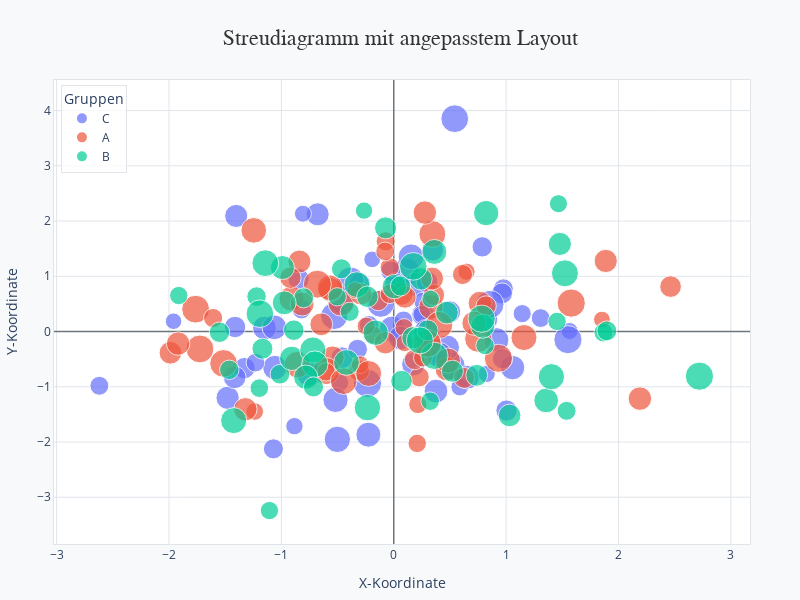

Notebook code cell kept with this figure:
### Markdown cell above
**Erklärung:**
- Mit `legend` im `update_layout` kannst du die Legende anpassen
- `orientation="h"` ändert die Ausrichtung auf horizontal
- `y` und `x` legen die Position der Legende fest (0 bis 1)
- `yanchor` und `xanchor` bestimmen den Referenzpunkt der Legende
- Weitere Optionen steuern die Hintergrundfarbe, den Rand und die Schriftart

### Beispiel 2: Umfassende Layout-Anpassung

### Code cell
# Daten erstellen
np.random.seed(42)
n = 200
df = pd.DataFrame({
    'x': np.random.normal(0, 1, n),
    'y': np.random.normal(0, 1, n),
    'Größe': np.random.uniform(5, 15, n),
    'Gruppe': np.random.choice(['A', 'B', 'C'], n)
})

# Streudiagramm mit umfassender Layout-Anpassung
fig = px.scatter(
    df, 
    x='x', 
    y='y', 
    color='Gruppe',
    size='Größe',
    title='Streudiagramm mit umfassender Layout-Anpassung'
)

# Umfassende Layout-Anpassung
fig.update_layout(
    # Größe und Ränder
    width=800,
    height=600,
    margin=dict(l=50, r=50, t=80, b=50),
    
    # Hintergrund und Farben
    paper_bgcolor='#F8F9FA',  # Hintergrundfarbe der gesamten Figur
    plot_bgcolor='#FFFFFF',   # Hintergrundfarbe des Plotbereichs
    
    # Titel
    title=dict(
        text="Streudiagramm mit angepasstem Layout",
        font=dict(family="Arial, sans-serif", size=22, color="#333333"),
        x=0.5,
        y=0.95
    ),
    
    # Achsen
    xaxis=dict(
        title="X-Koordinate",
        showgrid=True,
        gridcolor='#E1E5EA',
        zeroline=True,
        zerolinecolor='#6C757D',
        zerolinewidth=1.5
    ),
    yaxis=dict(
        title="Y-Koordinate",
        showgrid=True,
        gridcolor='#E1E5EA',
        zeroline=True,
        zerolinecolor='#6C757D',
        zerolinewidth=1.5
    ),
    
    # Legende
    legend=dict(
        title="Gruppen",
        bgcolor='rgba(255,255,255,0.8)',
        bordercolor='#E1E5EA',
        borderwidth=1,
        x=0.01,
        y=0.99,
        xanchor='left',
        yanchor='top'
    ),
    
    # Hover-Modus
    hovermode='closest'
)

# Umrandung des Plotbereichs
fig.update_xaxes(showline=True, linewidth=1, linecolor='#E1E5EA', mirror=True)
fig.update_yaxes(showline=True, linewidth=1, linecolor='#E1E5EA', mirror=True)

fig.show()

### Figure 1 — Plotly figure (JSON) as saved in the notebook; plotly's stock layout.template omitted (floating-point values rounded to 4 significant figures)
{"data": [{"hovertemplate": "Gruppe=C<br>x=%{x}<br>y=%{y}<br>Größe=%{marker.size}<extra></extra>", "legendgroup": "C", "marker": {"color": "#636efa", "size": [9.148, 15.0, 14.45, 13.5, 8.582, 11.72, 13.52, 10.52, 10.61, 12.55, 11.2, 5.145, 8.506, 10.9, 14.04, 8.483, 10.14, 8.965, 11.22, 14.27, 9.921, 7.401, 5.759, 8.457, 5.409, 6.689, 6.77, 7.063, 11.9, 5.393, 12.99, 11.28, 13.74, 14.21, 7.769, 8.705, 9.845, 9.625, 10.32, 6.072, 7.425, 5.201, 6.198, 9.984, 5.869, 11.46, 14.87, 7.372, 6.018, 6.529, 6.607, 6.12, 8.979, 13.17, 11.69, 10.57, 7.8, 6.87, 8.237, 9.254, 10.08, 11.11, 5.518, 8.366, 7.546, 8.489, 14.65, 6.812, 5.665, 12.41, 10.74], "sizemode": "area", "sizeref": 0.03749, "symbol": "circle"}, "mode": "markers", "name": "C", "orientation": "v", "showlegend": true, "type": "scatter", "x": [0.4967, -0.2341, 0.5426, -0.4634, -1.412, -0.2258, 0.1109, -1.151, 0.3757, -0.0135, -1.058, -1.96, -1.328, 0.1969, -0.1156, -0.3011, -1.479, -0.4606, 1.057, -0.3851, -0.6769, 0.9755, -0.4792, 1.004, 1.565, -2.62, 0.08705, -0.2197, -0.5183, -0.8085, -0.5018, 0.9154, -0.5298, 0.5133, 0.9686, 0.2961, 0.2611, -1.415, 0.1746, 0.2576, -0.02651, -0.1924, 1.143, -1.402, 0.5869, -1.062, 1.55, -0.3221, 0.8135, -1.231, 1.307, 0.2505, 0.3464, 0.2931, 0.4738, 0.6566, 0.7871, -0.8207, 0.9634, 0.4128, 0.8221, -0.7537, 0.8272, 0.013, -1.071, -0.8468, 0.8564, 0.3853, -0.8839, 0.1537, 0.05821], "xaxis": "x", "y": [0.3578, -0.9378, 3.853, 0.5709, 0.08187, -1.867, 1.089, 0.06428, -1.078, 0.04557, -0.6516, 0.1865, -0.6618, 0.8524, 0.505, 0.8658, -1.2, -0.4749, -0.6533, 0.9179, 2.122, 0.7746, -0.9269, -1.43, 0.01023, -0.9815, 0.1991, 0.1135, -1.238, 2.133, -1.952, -0.1518, 0.281, -0.6227, -0.493, 0.8996, 0.3073, -0.829, -0.5916, 0.5471, 1.099, 1.305, 0.3242, 2.092, -1.006, 0.0758, -0.1471, -0.3214, 0.4129, -0.5637, 0.2437, 0.3109, 1.475, -0.01902, -0.2887, -0.8272, 1.533, 0.4017, 0.6901, -0.4012, 0.2241, -0.773, -0.7673, 0.8723, -2.124, 0.9504, 0.4919, -0.4692, -1.713, 1.354, -0.1145], "yaxis": "y"}, {"hovertemplate": "Gruppe=A<br>x=%{x}<br>y=%{y}<br>Größe=%{marker.size}<extra></extra>", "legendgroup": "A", "marker": {"color": "#EF553B", "size": [7.734, 5.564, 14.97, 10.55, 12.69, 14.54, 11.06, 11.72, 10.2, 10.2, 13.77, 9.035, 6.34, 5.288, 6.364, 13.62, 14.5, 7.582, 14.8, 9.926, 8.288, 11.33, 6.289, 6.819, 9.74, 6.923, 7.786, 5.887, 6.206, 9.608, 8.643, 5.611, 5.367, 13.95, 10.12, 9.474, 10.33, 8.773, 7.114, 13.91, 11.79, 10.37, 12.45, 9.317, 10.71, 8.561, 7.46, 6.866, 7.851, 6.734, 5.802, 10.25, 14.82, 14.69, 12.69, 6.148, 10.81, 6.544, 9.811, 10.33, 8.224, 13.1, 11.82, 12.6, 10.96, 14.3, 13.31, 6.243, 12.31], "sizemode": "area", "sizeref": 0.03749, "symbol": "circle"}, "mode": "markers", "name": "A", "orientation": "v", "showlegend": true, "type": "scatter", "x": [-0.1383, 0.6477, 1.579, 0.7674, -0.4695, -1.725, -0.5623, 0.3142, 0.06753, -0.5444, -0.6006, -0.2917, -0.6017, 1.852, 0.2089, 0.3436, -1.763, 0.6117, 0.9313, -0.8392, -0.3092, 0.3313, -0.1857, -0.07201, -0.6451, -0.03583, 0.8219, -0.299, 0.09176, -1.988, 0.3571, 0.09708, -0.3427, 0.4041, 1.886, -0.07445, -1.919, 2.463, -0.03471, 0.7519, -0.9094, 2.19, -0.5663, 0.09965, 0.4736, -0.9194, 0.2275, -1.607, 0.1846, 0.2599, -1.237, -1.32, 0.297, -0.68, 1.159, -0.2454, -0.8158, -0.0771, 0.3412, 0.2767, 0.6257, -0.8572, 0.4825, -0.2235, 0.714, -1.515, -0.4465, 0.2141, -1.246], "xaxis": "x", "y": [0.5608, 1.083, 0.515, 0.5138, 0.515, -0.3153, 0.759, -0.2368, 0.6863, -0.4719, -0.7153, 0.6796, -0.7304, 0.2165, -2.025, 1.765, 0.405, 1.032, -0.4842, 1.267, -0.7077, 0.4438, -0.05953, 1.632, 0.1307, 1.163, 0.4621, -0.6002, 0.0698, -0.3853, 0.6621, -0.2081, 0.7473, 0.1173, 1.278, -0.2022, -0.2177, 0.8135, 0.682, -0.1301, 0.5952, -1.214, 0.7917, 0.6241, -0.6772, 0.9751, -0.8222, 0.245, -0.5069, -0.471, -1.448, -1.407, -0.2134, 0.8577, -0.1088, 0.09768, 0.498, 1.451, 0.9593, 2.153, -0.8397, -0.5994, -0.5258, -0.7591, 0.1504, -0.5769, -0.8984, -1.32, 1.831], "yaxis": "y"}, {"hovertemplate": "Gruppe=B<br>x=%{x}<br>y=%{y}<br>Größe=%{marker.size}<extra></extra>", "legendgroup": "B", "marker": {"color": "#00cc96", "size": [13.65, 13.13, 7.473, 9.505, 6.292, 7.286, 11.18, 6.136, 12.72, 12.04, 7.13, 8.922, 9.375, 12.84, 6.471, 9.591, 6.28, 6.519, 6.388, 11.41, 13.97, 11.68, 6.723, 10.03, 5.818, 13.06, 12.48, 6.845, 7.093, 11.18, 8.689, 12.47, 7.524, 12.13, 7.692, 8.221, 8.275, 10.94, 12.89, 10.87, 6.276, 7.838, 8.631, 11.06, 13.97, 9.104, 13.66, 7.579, 6.709, 14.29, 10.72, 7.424, 7.886, 6.344, 5.634, 14.9, 9.716, 9.118, 14.38, 13.42], "sizemode": "area", "sizeref": 0.03749, "symbol": "circle"}, "mode": "markers", "name": "B", "orientation": "v", "showlegend": true, "type": "scatter", "x": [1.523, -0.2342, -0.4657, 0.242, -1.913, -1.013, -0.908, 1.466, -1.425, 0.8225, -1.221, 0.7385, 0.1714, -0.7198, 0.3241, 1.031, -1.106, -1.196, 0.8125, 1.356, 0.3616, 0.3614, 1.538, 1.478, 0.3288, -0.7021, -0.3277, -0.3921, -1.464, 0.005113, -0.2346, -0.4206, -0.8023, -0.1613, 0.06023, 0.3015, -1.169, 0.791, 1.403, -0.9905, -0.5035, -1.551, 0.06856, -0.7833, 0.7818, 0.5219, 0.2323, -0.7144, 1.866, -1.191, -0.9747, 1.897, -0.8895, 1.454, -0.2647, 2.72, 0.4732, -0.07283, 0.1732, -1.143], "xaxis": "x", "y": [1.054, -1.378, 1.136, 0.954, 0.6514, -0.7728, -0.4854, 2.315, -1.613, 2.144, 0.6339, -0.7925, -0.1147, -0.3345, -1.261, -1.519, -3.241, -1.024, -0.2526, -1.248, -0.44, 1.441, -1.436, 1.586, 0.5883, -0.5894, 0.8496, 0.357, -0.6929, 0.8129, 0.6296, -0.5602, 0.6104, -0.0209, 0.8254, 0.021, -0.3103, 0.097, -0.8182, 1.158, 0.6283, -0.01225, -0.8973, -0.8255, 0.232, -0.7184, -0.1599, -1.003, -0.01851, 0.3227, 0.5193, 0.01259, 0.02451, 0.1833, 2.19, -0.8083, 0.3418, 1.876, 1.179, 1.238], "yaxis": "y"}], "layout": {"height": 600, "hovermode": "closest", "legend": {"bgcolor": "rgba(255,255,255,0.8)", "bordercolor": "#E1E5EA", "borderwidth": 1, "itemsizing": "constant", "title": {"text": "Gruppen"}, "tracegroupgap": 0, "x": 0.01, "xanchor": "left", "y": 0.99, "yanchor": "top"}, "margin": {"b": 50, "l": 50, "r": 50, "t": 80}, "paper_bgcolor": "#F8F9FA", "plot_bgcolor": "#FFFFFF", "title": {"font": {"color": "#333333", "family": "Arial, sans-serif", "size": 22}, "text": "Streudiagramm mit angepasstem Layout", "x": 0.5, "y": 0.95}, "width": 800, "xaxis": {"anchor": "y", "domain": [0, 1], "gridcolor": "#E1E5EA", "linecolor": "#E1E5EA", "linewidth": 1, "mirror": true, "showgrid": true, "showline": true, "title": {"text": "X-Koordinate"}, "zeroline": true, "zerolinecolor": "#6C757D", "zerolinewidth": 1.5}, "yaxis": {"anchor": "x", "domain": [0, 1], "gridcolor": "#E1E5EA", "linecolor": "#E1E5EA", "linewidth": 1, "mirror": true, "showgrid": true, "showline": true, "title": {"text": "Y-Koordinate"}, "zeroline": true, "zerolinecolor": "#6C757D", "zerolinewidth": 1.5}}}
